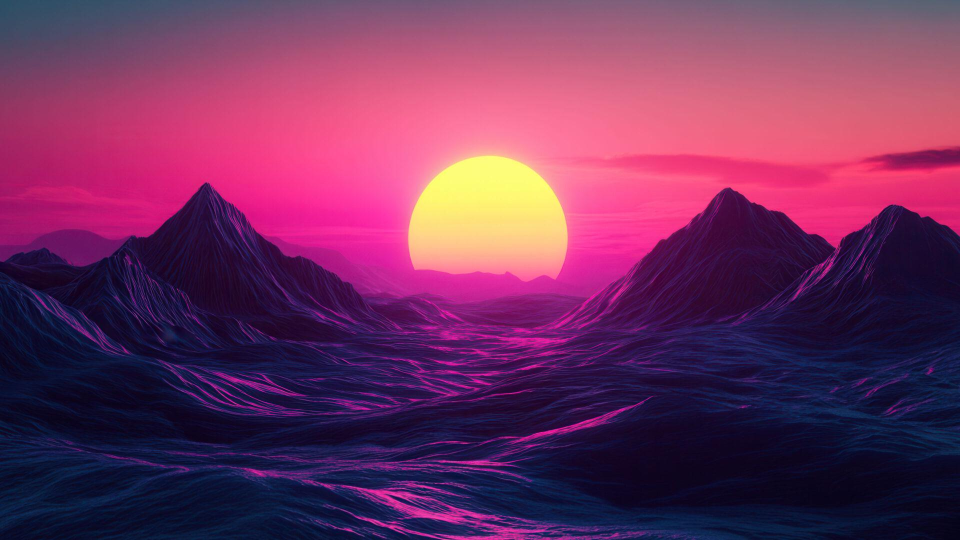
#> input picture test/pink.jpeg, 1920 x 1080 px (shown at 1/2 size)
$ python q3.py
#> lines starting #> are read from the running program, lines starting #| are printed output that depends on the picture
import cv2
import numpy as np

image = cv2.imread('../test/pink.jpeg')
#> image is the input picture: shape (1080, 1920, 3); mean B, G, R 93.3, 48.9, 111.9
cv2.imshow('Original Image', image)
cv2.waitKey()

down_width = 300
down_height = 200
down_points = (down_width, down_height)
resized_down = cv2.resize(image, down_points, interpolation= cv2.INTER_LINEAR)
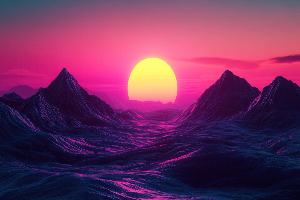
#> resized_down: shape (200, 300, 3); mean B, G, R 93.3, 48.8, 111.9

up_width = 600
up_height = 400
up_points = (up_width, up_height)
resized_up = cv2.resize(image, up_points, interpolation= cv2.INTER_LINEAR)
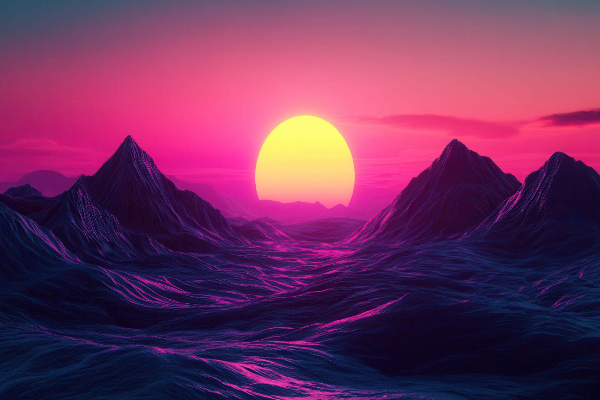
#> resized_up: shape (400, 600, 3); mean B, G, R 93.3, 48.8, 111.9

cv2.imshow('Resized Down by defining height and width', resized_down)
cv2.waitKey()
cv2.imshow('Resized Up image by defining height and width', resized_up)
cv2.waitKey()

cropped_image = image[80:280, 150:330]
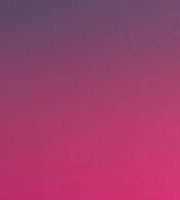
#> cropped_image: shape (200, 180, 3); mean B, G, R 108.2, 62.6, 158
cv2.imshow("cropped", cropped_image)
cv2.waitKey()

cv2.destroyAllWindows()
